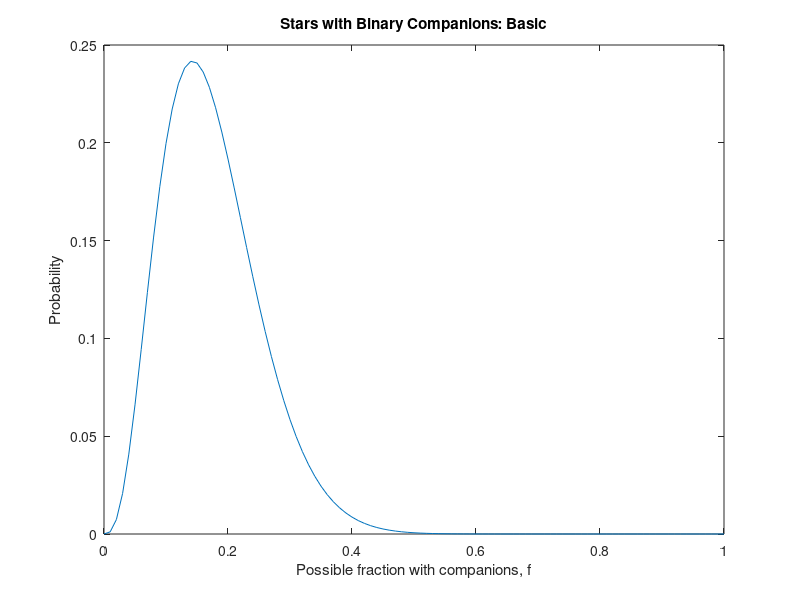

Here is the MATLAB script that generated this plot:
f = 0:0.01:1;

P = factorial(21)./(factorial(3).*factorial(18)).*f.^3.*(1-f).^18;

plot(f,P)
title('Stars with Binary Companions: Basic')
xlabel('Possible fraction with companions, f')
ylabel('Probability')